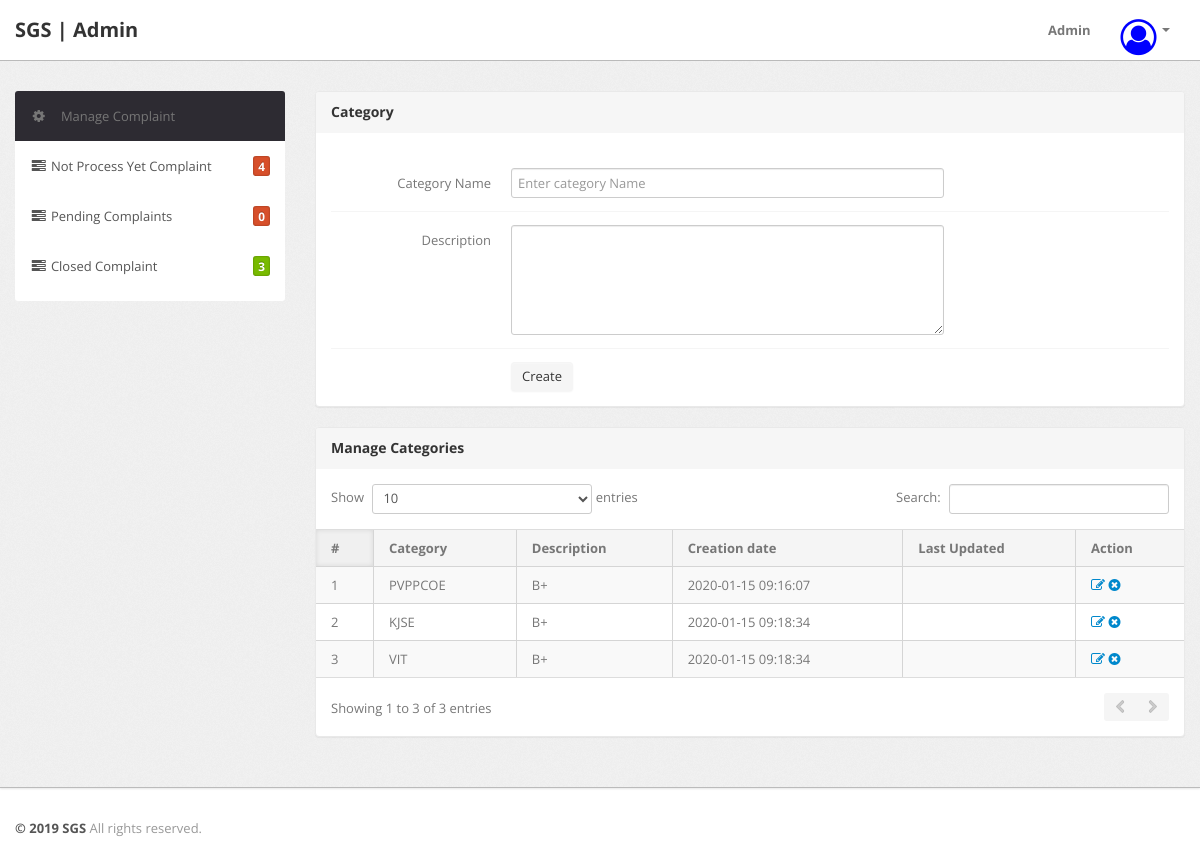
/cms/admin/category.php (signed in), run on the app's committed database.
### tables this page shows
CREATE TABLE `category` (
  `id` int(11) NOT NULL,
  `categoryName` varchar(255) DEFAULT NULL,
  `categoryDescription` longtext DEFAULT NULL,
  `creationDate` timestamp NULL DEFAULT current_timestamp(),
  `updationDate` timestamp NULL DEFAULT NULL ON UPDATE current_timestamp()
);

### cms/admin/category.php (the view, shortened to what this page needs)
<?php
include('include/config.php');
if(strlen($_SESSION['alogin'])==0)
	{
header('location:index.php');
}
else{
?>
<!DOCTYPE html>
<html lang="en">
<head>
	<link type="text/css" href="bootstrap/css/bootstrap.min.css" rel="stylesheet">
	<link type="text/css" href="bootstrap/css/bootstrap-responsive.min.css" rel="stylesheet">
	<link type="text/css" href="css/theme.css" rel="stylesheet">
	<link type="text/css" href="images/icons/css/font-awesome.css" rel="stylesheet">
</head>
<body>
<?php include('include/header.php');?>
	<div class="wrapper">
		<div class="container">
			<div class="row">
<?php include('include/sidebar.php');?>
			<div class="span9">
					<div class="content">
						<div class="module">
							<div class="module-head">
								<h3>Category</h3>
							</div>
							<div class="module-body">
									<br />
			<form class="form-horizontal row-fluid" name="Category" method="post" >
<div class="control-group">
<label class="control-label" for="basicinput">Category Name</label>
<div class="controls">
<input type="text" placeholder="Enter category Name"  name="category" class="span8 tip" required>
</div>
</div>
<div class="control-group">
											<label class="control-label" for="basicinput">Description</label>
											<div class="controls">
												<textarea class="span8" name="description" rows="5"></textarea>
											</div>
										</div>
	<div class="control-group">
											<div class="controls">
												<button type="submit" name="submit" class="btn">Create</button>
											</div>
										</div>
									</form>
							</div>
						</div>
	<div class="module">
							<div class="module-head">
								<h3>Manage Categories</h3>
							</div>
							<div class="module-body table">
								<table cellpadding="0" cellspacing="0" border="0" class="datatable-1 table table-bordered table-striped	 display" width="100%">
									<thead>
										<tr>
											<th>#</th>
											<th>Category</th>
											<th>Description</th>
											<th>Creation date</th>
											<th>Last Updated</th>
											<th>Action</th>
										</tr>
									</thead>
									<tbody>
<?php $query=mysqli_query($con,"select * from category");
$cnt=1;
while($row=mysqli_fetch_array($query))
{
?>
										<tr>
											<td><?php echo htmlentities($cnt);?></td>
											<td><?php echo htmlentities($row['categoryName']);?></td>
											<td><?php echo htmlentities($row['categoryDescription']);?></td>
											<td> <?php echo htmlentities($row['creationDate']);?></td>
											<td><?php echo htmlentities($row['updationDate']);?></td>
											<td>
											<a href="edit-category.php?id=<?php echo $row['id']?>" ><i class="icon-edit"></i></a>
											<a href="category.php?id=<?php echo $row['id']?>&del=delete" onClick="return confirm('Are you sure you want to delete?')"><i class="icon-remove-sign"></i></a></td>
										</tr>
										<?php $cnt=$cnt+1; } ?>
								</table>
							</div>
						</div>
					</div>
				</div>
			</div>
		</div>
	</div>
<?php include('include/footer.php');?>
</body>
<?php } ?>

### data on the page
category: categoryName "PVPPCOE", categoryDescription "B+", creationDate "2020-01-15 09:16:07"
category: categoryName "KJSE", categoryDescription "B+", creationDate "2020-01-15 09:18:34"
category: categoryName "VIT", categoryDescription "B+", creationDate "2020-01-15 09:18:34"

### other printed values
$num1 "4"
$num1 "0"
$num1 "3"
